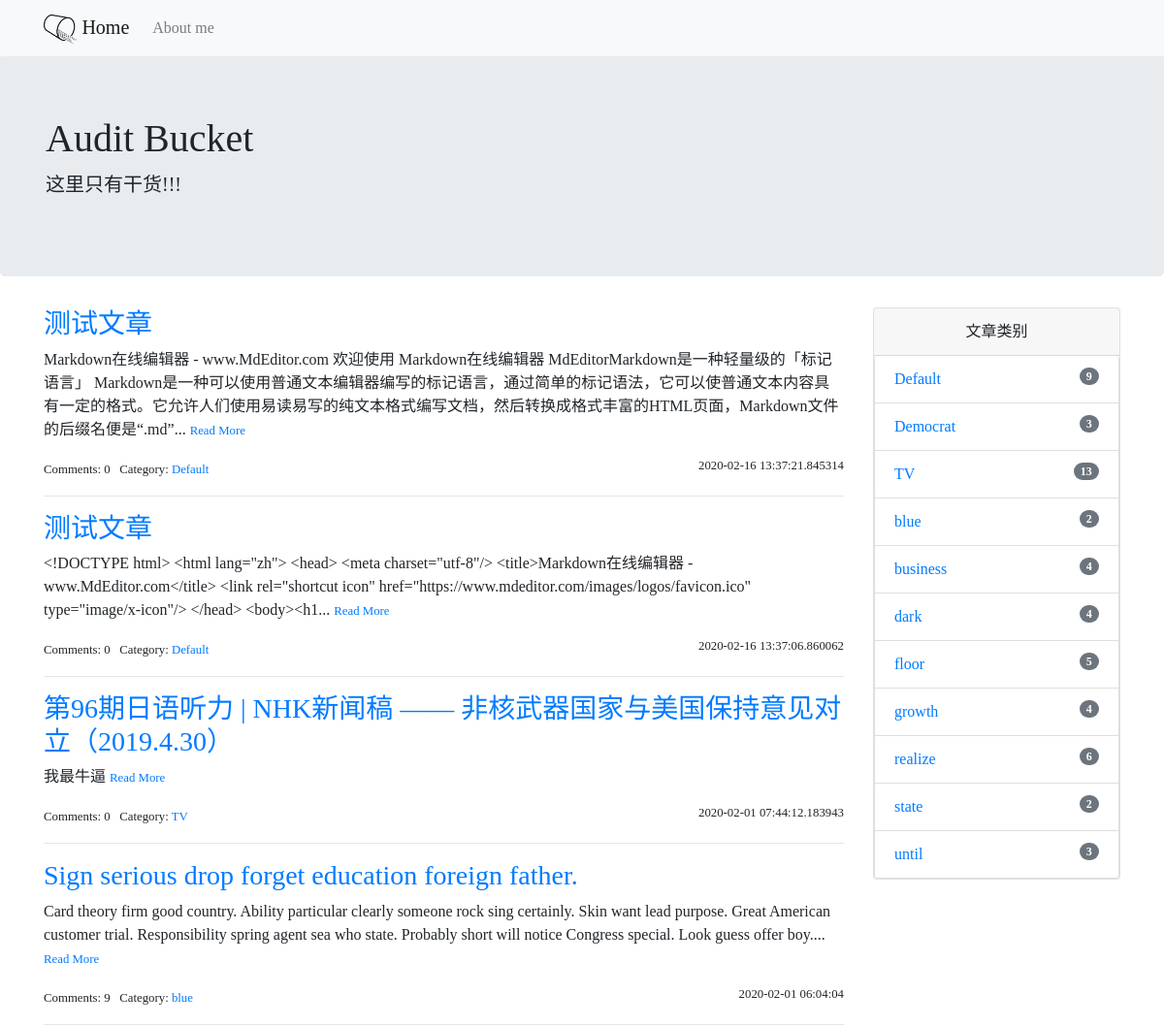
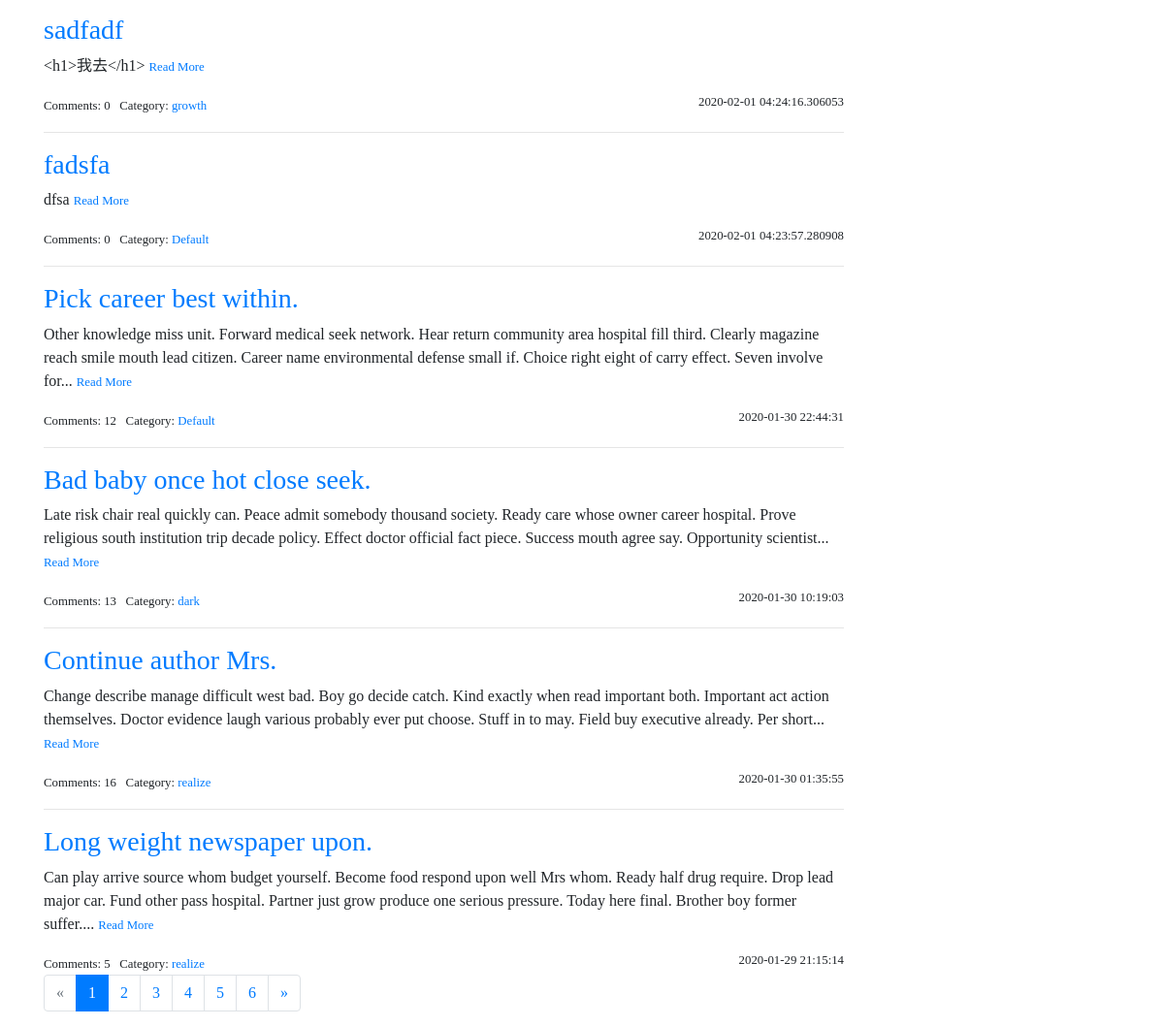
The page / on the database its author committed (2 pictures, top to bottom).
### kuanblog/models.py (models this page shows)
class Article(db.Model):
    id = db.Column(db.Integer, primary_key=True)
    title = db.Column(db.String(60))
    body = db.Column(db.Text)
    timestamp = db.Column(db.DateTime, default=datetime.utcnow)
    category_id = db.Column(db.Integer, db.ForeignKey("category.id"))
    category = db.relationship("Category", back_populates="articles")
    comments = db.relationship("Comment", back_populates="article", cascade="all, delete-orphan")

class Category(db.Model):
    id = db.Column(db.Integer, primary_key=True)
    name = db.Column(db.String(30), unique=True)
    articles = db.relationship("Article", back_populates="category")

### kuanblog/blueprints/blog.py (the view)
@blog_bp.route("/")
def index():
    page = request.args.get("page", 1, type=int)
    per_page = current_app.config["KUANBLOG_PER_PAGE"]
    pagination = Article.query.order_by(Article.timestamp.desc()).paginate(page, per_page=per_page)
    articles = pagination.items
    return render_template("blog/index.html", pagination=pagination, articles=articles)

### kuanblog/__init__.py (called while the page is built)
def register_template_context(app):
    @app.context_processor
    def make_template_context():
        admin = Admin.query.first()
        categories = Category.query.order_by(Category.name).all()
        return dict(admin=admin, categories=categories)

### kuanblog/templates/blog/index.html
{% extends 'base.html' %}
{% from 'bootstrap/pagination.html' import render_pagination %}
{% block content %}
<div class="row">
    <div class="col-lg-9 col-sm-8">
        {% include "blog/_articles.html" %}
    </div>
    {% if categories %}
    <div class="col-lg-3 col-sm-4">
        {% include "blog/_sidebar.html" %}
    </div>
    {% endif %}
</div>
{{ render_pagination(pagination) }}
{% endblock content %}

### kuanblog/templates/blog/_articles.html (shortened to what this page needs)
{% if articles %}
{% for article in articles %}
    <h3 class="text-primary"><a href="{{ url_for('blog.show_article', article_id=article.id) }}", article_id=article.id>{{ article.title }}</a></h3>
    <p>
        {{ article.body|striptags|truncate }}
        <small><a href="{{ url_for('blog.show_article', article_id=article.id) }}">Read More</a></small>
    </p>
    <small>
        Comments: <a>{{ article.comments|length }}</a>&nbsp;&nbsp;
        Category: <a href="{{ url_for('blog.show_category', category_id=article.category.id) }}">{{ article.category.name }}</a>
        <span class="float-right">{{ article.timestamp }}</span>
    </small>
    {% if not loop.last %}
        <hr>
    {% endif %}
{% endfor %}
{% else %}
<div class="tip">
<h5>No Articles yet</h5>
</div>
{% endif %}

### kuanblog/templates/blog/_sidebar.html
<div class="card">
    <div class="card-header">
        <div class="text-center">文章类别</div>
    </div>
    <ul class="list-group">
        {% for category in categories %}
        <li class="list-group-item">
            <a href="{{ url_for('blog.show_category', category_id=category.id) }}">{{ category.name }}</a>
            <span class="badge badge-pill badge-secondary float-right">{{ category.articles|length }}</span>
        </li>
        {% endfor %}
    </ul>
</div>

### kuanblog/static/css/style.css (style rules this page uses)
* { font-family: "gudian"; }
body { padding-top: 55px; }

### rows shown on the page
Article: title "测试文章", body "Markdown在线编辑器 - www.MdEditor.com 欢迎使用 Markdown在线编辑器 MdEditorMarkdown是一种轻量级的「标记语言」 Markdown是一种可以使用普通文本编辑器编写的标记语言，通过简单的标记语法，它可以使普通文本内容具有一定的格式。它允许人们使用易读易写的纯文本格式编写文档，然后转换成格式丰富的HTML页面，Markdown文件的后缀名便是“.md”...", comments|length "0", category.name "Default", timestamp "2020-02-16 13:37:21.845314"
Article: title "测试文章", body "<!DOCTYPE html> <html lang=\"zh\"> <head> <meta charset=\"utf-8\"/> <title>Markdown在线编辑器 - www.MdEditor.com</title> <link rel=\"shortcut icon\" href=\"https://www.mdeditor.com/images/logos/favicon.ico\" type=\"image/x-icon\"/> </head> <body><h1...", comments|length "0", category.name "Default", timestamp "2020-02-16 13:37:06.860062"
Article: title "第96期日语听力 | NHK新闻稿 —— 非核武器国家与美国保持意见对立（2019.4.30）", body "我最牛逼", comments|length "0", category.name "TV", timestamp "2020-02-01 07:44:12.183943"
Article: title "Sign serious drop forget education foreign father.", body "Card theory firm good country. Ability particular clearly someone rock sing certainly. Skin want lead purpose. Great American customer trial. Responsibility spring agent sea who state. Probably short will notice Congress special. Look guess offer boy....", comments|length "9", category.name "blue", timestamp "2020-02-01 06:04:04"
Article: title "sadfadf", body "<h1>我去</h1>", comments|length "0", category.name "growth", timestamp "2020-02-01 04:24:16.306053"
Article: title "fadsfa", body "dfsa", comments|length "0", category.name "Default", timestamp "2020-02-01 04:23:57.280908"
Article: title "Pick career best within.", body "Other knowledge miss unit. Forward medical seek network. Hear return community area hospital fill third. Clearly magazine reach smile mouth lead citizen. Career name environmental defense small if. Choice right eight of carry effect. Seven involve for...", comments|length "12", category.name "Default", timestamp "2020-01-30 22:44:31"
Article: title "Bad baby once hot close seek.", body "Late risk chair real quickly can. Peace admit somebody thousand society. Ready care whose owner career hospital. Prove religious south institution trip decade policy. Effect doctor official fact piece. Success mouth agree say. Opportunity scientist...", comments|length "13", category.name "dark", timestamp "2020-01-30 10:19:03"
Article: title "Continue author Mrs.", body "Change describe manage difficult west bad. Boy go decide catch. Kind exactly when read important both. Important act action themselves. Doctor evidence laugh various probably ever put choose. Stuff in to may. Field buy executive already. Per short...", comments|length "16", category.name "realize", timestamp "2020-01-30 01:35:55"
Article: title "Long weight newspaper upon.", body "Can play arrive source whom budget yourself. Become food respond upon well Mrs whom. Ready half drug require. Drop lead major car. Fund other pass hospital. Partner just grow produce one serious pressure. Today here final. Brother boy former suffer....", comments|length "5", category.name "realize", timestamp "2020-01-29 21:15:14"
Category: name "Default", articles|length "9"
Category: name "Democrat", articles|length "3"
Category: name "TV", articles|length "13"
Category: name "blue", articles|length "2"
Category: name "business", articles|length "4"
Category: name "dark", articles|length "4"
Category: name "floor", articles|length "5"
Category: name "growth", articles|length "4"
Category: name "realize", articles|length "6"
Category: name "state", articles|length "2"
Category: name "until", articles|length "3"

### other values the page prints
{{ render_nav_item('blog.about', 'About me') }} "About me"
{{ render_pagination(pagination) }} "« 1 2 3 4 5 6 »"
